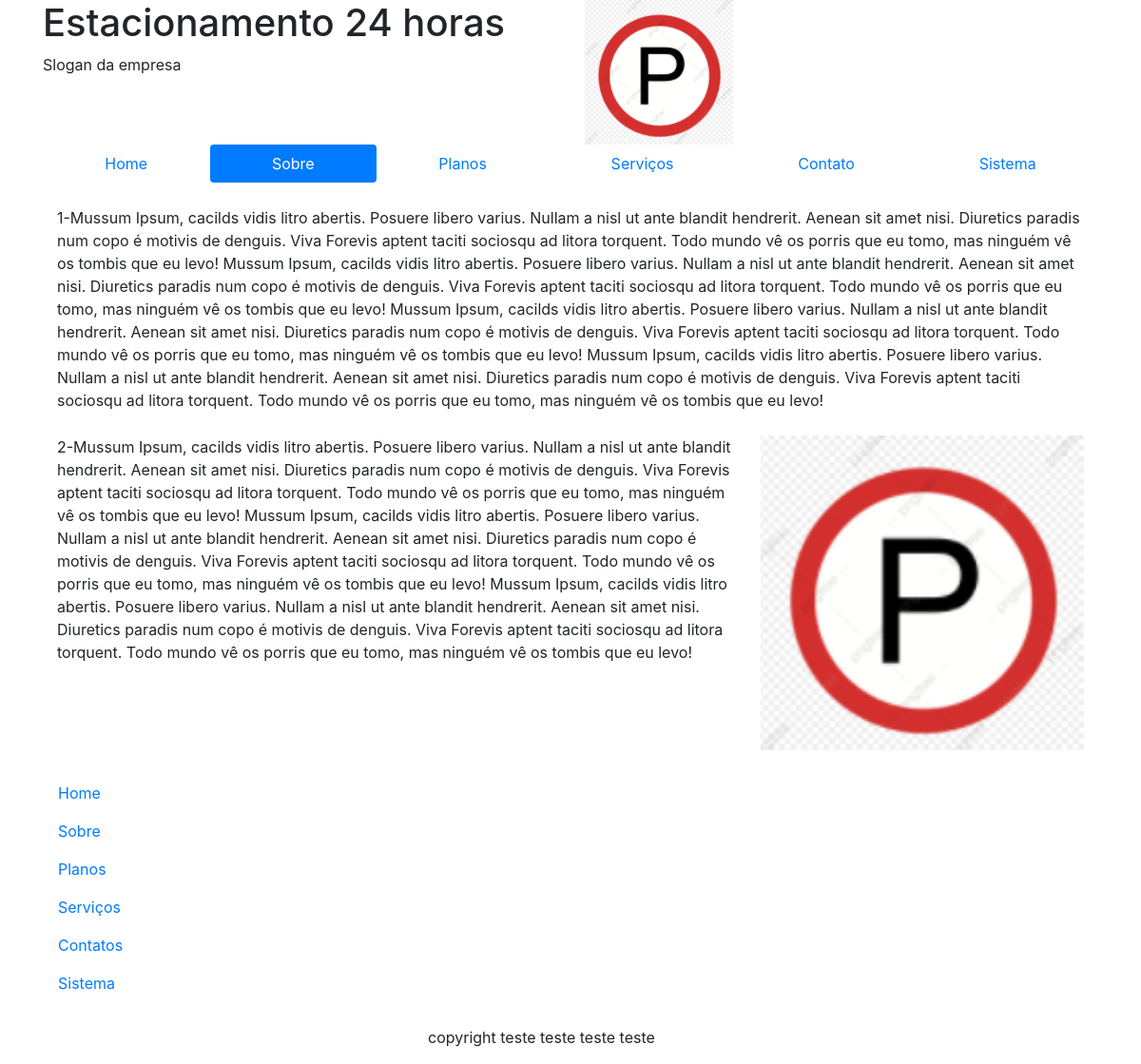
Screenshot of /sobre with the database file from the repository.
### website/models.py (models this page shows)
class Sobre(models.Model):
    texto1 = models.TextField()
    texto2 = models.TextField()

### website/views.py (the view)
# urls.py: path('sobre', sobre, name='website_sobre'),
def sobre(request):
    s = Sobre.objects.get(id=1)
    texto1 = s.texto1
    texto2 = s.texto2
    textos = {'sobre': 'active', 'texto1': texto1, 'texto2': texto2}
    return render(request, 'website/sobre.html', textos)

### website/templates/website/sobre.html
{% extends 'website/base.html' %}
{% load static %}
{% block main %}
    <div class="row row-space">
        <div class="col-12">
            {{ texto1 }}
        </div>
    </div>
    <div class="row row-space">
        <div class="col-8">
            {{ texto2 }}
        </div>
        <div class="col-4">
            <img class="img-index" src="{% static 'img/estacionamento.png' %}" alt="Estacionamento 24 horas">
        </div>
    </div>
{% endblock main %}

### website/static/css/style.css (style rules this page uses)
.row-space { margin-top: 25px; }
.img-index { width: 100%; height: 100%; }

### rows the page displays
Sobre: texto1 "1-Mussum Ipsum, cacilds vidis litro abertis. Posuere libero varius. Nullam a nisl ut ante blandit hendrerit. Aenean sit amet nisi. Diuretics paradis num copo é motivis de denguis. Viva Forevis aptent taciti sociosqu ad litora torquent. Todo mundo vê os porris que eu tomo, mas ninguém vê os tombis que eu levo! Mussum Ipsum, cacilds vidis litro abertis. Posuere libero varius. Nullam a nisl ut ante blandit hendrerit. Aenean sit amet nisi. Diuretics paradis num copo é motivis de denguis. Viva Forevis aptent taciti sociosqu ad litora torquent. Todo mundo vê os porris que eu tomo, mas ninguém vê os tombis que eu levo! Mussum Ipsum, cacilds vidis litro abertis. Posuere libero varius. Nullam a nisl…", texto2 "2-Mussum Ipsum, cacilds vidis litro abertis. Posuere libero varius. Nullam a nisl ut ante blandit hendrerit. Aenean sit amet nisi. Diuretics paradis num copo é motivis de denguis. Viva Forevis aptent taciti sociosqu ad litora torquent. Todo mundo vê os porris que eu tomo, mas ninguém vê os tombis que eu levo! Mussum Ipsum, cacilds vidis litro abertis. Posuere libero varius. Nullam a nisl ut ante blandit hendrerit. Aenean sit amet nisi. Diuretics paradis num copo é motivis de denguis. Viva Forevis aptent taciti sociosqu ad litora torquent. Todo mundo vê os porris que eu tomo, mas ninguém vê os tombis que eu levo! Mussum Ipsum, cacilds vidis litro abertis. Posuere libero varius. Nullam a nisl…"
